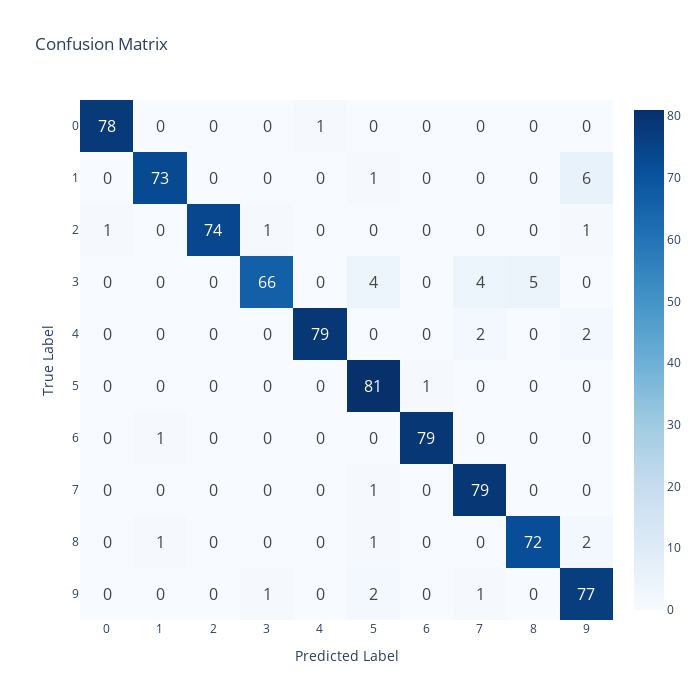

The notebook cell saved with this chart:
### Code cell
cm = metrics.confusion_matrix(e, p)

labels = [str(i) for i in range(len(cm))]

fig = go.Figure(data=go.Heatmap(
    z=cm,
    x=labels,
    y=labels,
    text=cm, 
    texttemplate="%{text}", 
    textfont={"size": 16},
    hoverongaps=False,
    colorscale='Blues',  
    showscale=True
))

fig.update_layout(
    title='Confusion Matrix',
    xaxis_title='Predicted Label',
    yaxis_title='True Label',
    width=700,
    height=700,
    xaxis=dict(tickmode='linear'),
    yaxis=dict(tickmode='linear'),
)


fig.update_yaxes(autorange="reversed")

fig.show()

### Figure 1 — Plotly figure (JSON) as saved in the notebook; plotly's stock layout.template omitted (floating-point values rounded to 4 significant figures)
{"data": [{"colorscale": [[0, "rgb(247,251,255)"], [0.125, "rgb(222,235,247)"], [0.25, "rgb(198,219,239)"], [0.375, "rgb(158,202,225)"], [0.5, "rgb(107,174,214)"], [0.625, "rgb(66,146,198)"], [0.75, "rgb(33,113,181)"], [0.875, "rgb(8,81,156)"], [1, "rgb(8,48,107)"]], "hoverongaps": false, "showscale": true, "text": [[78, 0, 0, 0, 1, 0, 0, 0, 0, 0], [0, 73, 0, 0, 0, 1, 0, 0, 0, 6], [1, 0, 74, 1, 0, 0, 0, 0, 0, 1], [0, 0, 0, 66, 0, 4, 0, 4, 5, 0], [0, 0, 0, 0, 79, 0, 0, 2, 0, 2], [0, 0, 0, 0, 0, 81, 1, 0, 0, 0], [0, 1, 0, 0, 0, 0, 79, 0, 0, 0], [0, 0, 0, 0, 0, 1, 0, 79, 0, 0], [0, 1, 0, 0, 0, 1, 0, 0, 72, 2], [0, 0, 0, 1, 0, 2, 0, 1, 0, 77]], "textfont": {"size": 16}, "texttemplate": "%{text}", "type": "heatmap", "x": ["0", "1", "2", "3", "4", "5", "6", "7", "8", "9"], "y": ["0", "1", "2", "3", "4", "5", "6", "7", "8", "9"], "z": [[78, 0, 0, 0, 1, 0, 0, 0, 0, 0], [0, 73, 0, 0, 0, 1, 0, 0, 0, 6], [1, 0, 74, 1, 0, 0, 0, 0, 0, 1], [0, 0, 0, 66, 0, 4, 0, 4, 5, 0], [0, 0, 0, 0, 79, 0, 0, 2, 0, 2], [0, 0, 0, 0, 0, 81, 1, 0, 0, 0], [0, 1, 0, 0, 0, 0, 79, 0, 0, 0], [0, 0, 0, 0, 0, 1, 0, 79, 0, 0], [0, 1, 0, 0, 0, 1, 0, 0, 72, 2], [0, 0, 0, 1, 0, 2, 0, 1, 0, 77]]}], "layout": {"height": 700, "title": {"text": "Confusion Matrix"}, "width": 700, "xaxis": {"tickmode": "linear", "title": {"text": "Predicted Label"}}, "yaxis": {"autorange": "reversed", "tickmode": "linear", "title": {"text": "True Label"}}}}
